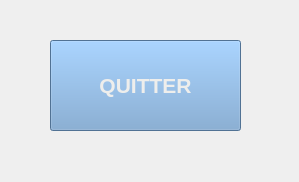
<?xml version="1.0" encoding="UTF-8"?>
<ui version="4.0">
 <class>BanqueServeurWidget</class>
 <widget class="QWidget" name="BanqueServeurWidget">
  <property name="geometry">
   <rect>
    <x>0</x>
    <y>0</y>
    <width>299</width>
    <height>182</height>
   </rect>
  </property>
  <property name="font">
   <font>
    <family>Arial</family>
    <bold>true</bold>
   </font>
  </property>
  <property name="windowTitle">
   <string>BanqueServeurWidget</string>
  </property>
  <widget class="QPushButton" name="pushButton">
   <property name="geometry">
    <rect>
     <x>50</x>
     <y>40</y>
     <width>191</width>
     <height>91</height>
    </rect>
   </property>
   <property name="font">
    <font>
     <family>Arial</family>
     <pointsize>16</pointsize>
     <bold>true</bold>
    </font>
   </property>
   <property name="cursor">
    <cursorShape>PointingHandCursor</cursorShape>
   </property>
   <property name="styleSheet">
    <string notr="true">background-color: rgb(114, 159, 207);
color: rgb(238, 238, 236);</string>
   </property>
   <property name="text">
    <string>QUITTER</string>
   </property>
  </widget>
 </widget>
 <resources/>
 <connections/>
</ui>
